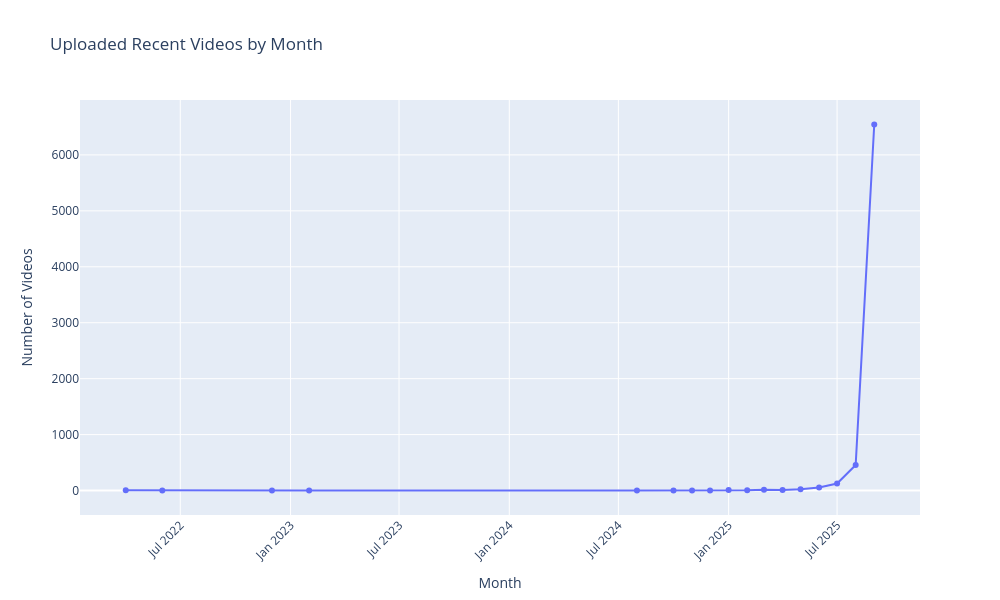

Notebook source saved alongside this figure:
### Code cell
videos['month'] = videos['publishedAt'].dt.to_period('M').astype(str)
monthly = videos.groupby('month').size().reset_index(name='count')

fig5 = px.line(
    monthly,
    x='month',
    y='count',
    markers=True,
    title='Uploaded Recent Videos by Month'
)
fig5.update_xaxes(tickangle=-45, title='Month')
fig5.update_yaxes(title='Number of Videos')
fig5.update_layout(template='plotly', width=1000, height=600)
fig5.show()

### Figure 1 — Plotly figure (JSON) as saved in the notebook; plotly's stock layout.template omitted (floating-point values rounded to 4 significant figures)
{"data": [{"hovertemplate": "month=%{x}<br>count=%{y}<extra></extra>", "legendgroup": "", "line": {"color": "#636efa", "dash": "solid"}, "marker": {"symbol": "circle"}, "mode": "lines+markers", "name": "", "orientation": "v", "showlegend": false, "type": "scatter", "x": ["2022-04", "2022-06", "2022-12", "2023-02", "2024-08", "2024-10", "2024-11", "2024-12", "2025-01", "2025-02", "2025-03", "2025-04", "2025-05", "2025-06", "2025-07", "2025-08", "2025-09"], "xaxis": "x", "y": [4, 1, 1, 1, 2, 1, 2, 3, 9, 7, 16, 11, 24, 54, 125, 456, 6544], "yaxis": "y"}], "layout": {"height": 600, "legend": {"tracegroupgap": 0}, "title": {"text": "Uploaded Recent Videos by Month"}, "width": 1000, "xaxis": {"anchor": "y", "domain": [0, 1], "tickangle": -45, "title": {"text": "Month"}}, "yaxis": {"anchor": "x", "domain": [0, 1], "title": {"text": "Number of Videos"}}}}
